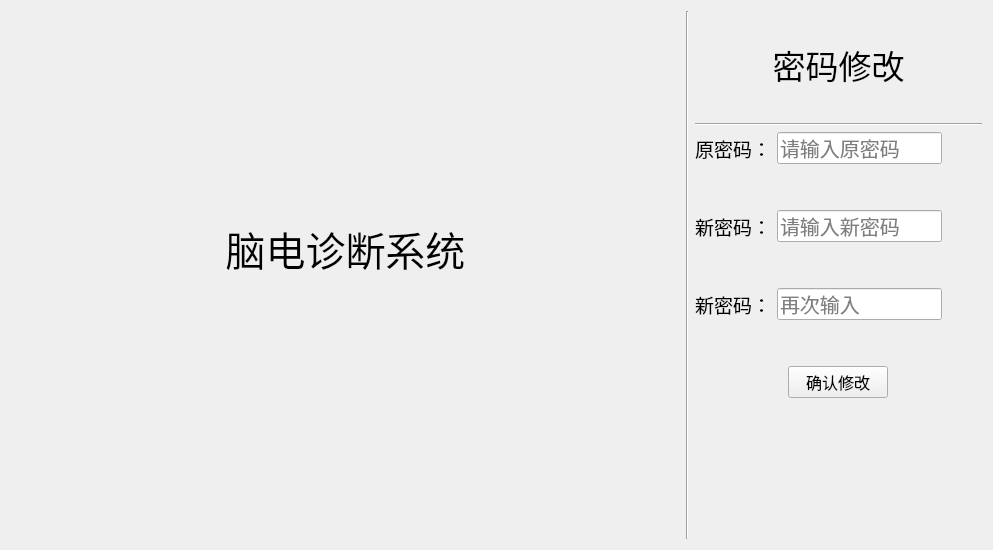
<?xml version="1.0" encoding="UTF-8"?>
<ui version="4.0">
 <class>Form</class>
 <widget class="QWidget" name="Form">
  <property name="geometry">
   <rect>
    <x>0</x>
    <y>0</y>
    <width>993</width>
    <height>550</height>
   </rect>
  </property>
  <property name="windowTitle">
   <string>Form</string>
  </property>
  <layout class="QHBoxLayout" name="horizontalLayout" stretch="7,0,3">
   <item>
    <layout class="QVBoxLayout" name="verticalLayout_3" stretch="4,0,5">
     <item>
      <spacer name="verticalSpacer">
       <property name="orientation">
        <enum>Qt::Vertical</enum>
       </property>
       <property name="sizeHint" stdset="0">
        <size>
         <width>20</width>
         <height>40</height>
        </size>
       </property>
      </spacer>
     </item>
     <item>
      <layout class="QHBoxLayout" name="horizontalLayout_3">
       <item>
        <widget class="QLabel" name="label_3">
         <property name="font">
          <font>
           <pointsize>30</pointsize>
          </font>
         </property>
         <property name="text">
          <string>脑电诊断系统</string>
         </property>
         <property name="textFormat">
          <enum>Qt::MarkdownText</enum>
         </property>
         <property name="alignment">
          <set>Qt::AlignCenter</set>
         </property>
        </widget>
       </item>
      </layout>
     </item>
     <item>
      <spacer name="verticalSpacer_2">
       <property name="orientation">
        <enum>Qt::Vertical</enum>
       </property>
       <property name="sizeHint" stdset="0">
        <size>
         <width>20</width>
         <height>40</height>
        </size>
       </property>
      </spacer>
     </item>
    </layout>
   </item>
   <item>
    <widget class="Line" name="line">
     <property name="orientation">
      <enum>Qt::Vertical</enum>
     </property>
    </widget>
   </item>
   <item>
    <layout class="QVBoxLayout" name="verticalLayout_2" stretch="3,1,0,0,0,0,0,0,0,4">
     <item>
      <widget class="QLabel" name="label_4">
       <property name="font">
        <font>
         <pointsize>25</pointsize>
        </font>
       </property>
       <property name="text">
        <string>密码修改</string>
       </property>
       <property name="alignment">
        <set>Qt::AlignCenter</set>
       </property>
      </widget>
     </item>
     <item>
      <widget class="Line" name="line_2">
       <property name="orientation">
        <enum>Qt::Horizontal</enum>
       </property>
      </widget>
     </item>
     <item>
      <layout class="QHBoxLayout" name="horizontalLayout_4" stretch="1,9,0">
       <item>
        <widget class="QLabel" name="label">
         <property name="font">
          <font>
           <family>Arial</family>
           <pointsize>14</pointsize>
          </font>
         </property>
         <property name="text">
          <string>原密码：</string>
         </property>
         <property name="margin">
          <number>0</number>
         </property>
        </widget>
       </item>
       <item>
        <widget class="QLineEdit" name="lineEdit">
         <property name="maximumSize">
          <size>
           <width>16777215</width>
           <height>200</height>
          </size>
         </property>
         <property name="font">
          <font>
           <pointsize>15</pointsize>
          </font>
         </property>
         <property name="placeholderText">
          <string>请输入原密码</string>
         </property>
        </widget>
       </item>
       <item>
        <spacer name="horizontalSpacer_4">
         <property name="orientation">
          <enum>Qt::Horizontal</enum>
         </property>
         <property name="sizeHint" stdset="0">
          <size>
           <width>40</width>
           <height>20</height>
          </size>
         </property>
        </spacer>
       </item>
      </layout>
     </item>
     <item>
      <spacer name="verticalSpacer_6">
       <property name="orientation">
        <enum>Qt::Vertical</enum>
       </property>
       <property name="sizeHint" stdset="0">
        <size>
         <width>20</width>
         <height>40</height>
        </size>
       </property>
      </spacer>
     </item>
     <item>
      <layout class="QHBoxLayout" name="horizontalLayout_5" stretch="0,10,0">
       <item>
        <widget class="QLabel" name="label_2">
         <property name="font">
          <font>
           <pointsize>14</pointsize>
          </font>
         </property>
         <property name="text">
          <string>新密码：</string>
         </property>
         <property name="wordWrap">
          <bool>false</bool>
         </property>
        </widget>
       </item>
       <item>
        <widget class="QLineEdit" name="lineEdit_2">
         <property name="maximumSize">
          <size>
           <width>16777215</width>
           <height>100</height>
          </size>
         </property>
         <property name="font">
          <font>
           <pointsize>15</pointsize>
          </font>
         </property>
         <property name="text">
          <string/>
         </property>
         <property name="placeholderText">
          <string>请输入新密码</string>
         </property>
        </widget>
       </item>
       <item>
        <spacer name="horizontalSpacer_5">
         <property name="orientation">
          <enum>Qt::Horizontal</enum>
         </property>
         <property name="sizeHint" stdset="0">
          <size>
           <width>40</width>
           <height>20</height>
          </size>
         </property>
        </spacer>
       </item>
      </layout>
     </item>
     <item>
      <spacer name="verticalSpacer_5">
       <property name="orientation">
        <enum>Qt::Vertical</enum>
       </property>
       <property name="sizeHint" stdset="0">
        <size>
         <width>20</width>
         <height>40</height>
        </size>
       </property>
      </spacer>
     </item>
     <item>
      <layout class="QHBoxLayout" name="horizontalLayout_7" stretch="0,10,0">
       <item>
        <widget class="QLabel" name="label_6">
         <property name="font">
          <font>
           <pointsize>14</pointsize>
          </font>
         </property>
         <property name="text">
          <string>新密码：</string>
         </property>
         <property name="wordWrap">
          <bool>false</bool>
         </property>
        </widget>
       </item>
       <item>
        <widget class="QLineEdit" name="lineEdit_4">
         <property name="maximumSize">
          <size>
           <width>16777215</width>
           <height>100</height>
          </size>
         </property>
         <property name="font">
          <font>
           <pointsize>15</pointsize>
          </font>
         </property>
         <property name="placeholderText">
          <string>再次输入</string>
         </property>
        </widget>
       </item>
       <item>
        <spacer name="horizontalSpacer_7">
         <property name="orientation">
          <enum>Qt::Horizontal</enum>
         </property>
         <property name="sizeHint" stdset="0">
          <size>
           <width>40</width>
           <height>20</height>
          </size>
         </property>
        </spacer>
       </item>
      </layout>
     </item>
     <item>
      <spacer name="verticalSpacer_7">
       <property name="orientation">
        <enum>Qt::Vertical</enum>
       </property>
       <property name="sizeHint" stdset="0">
        <size>
         <width>20</width>
         <height>40</height>
        </size>
       </property>
      </spacer>
     </item>
     <item>
      <layout class="QHBoxLayout" name="horizontalLayout_2" stretch="2">
       <item>
        <widget class="QPushButton" name="pushButton">
         <property name="maximumSize">
          <size>
           <width>100</width>
           <height>16777215</height>
          </size>
         </property>
         <property name="font">
          <font>
           <pointsize>12</pointsize>
          </font>
         </property>
         <property name="text">
          <string>确认修改</string>
         </property>
        </widget>
       </item>
      </layout>
     </item>
     <item>
      <spacer name="verticalSpacer_4">
       <property name="orientation">
        <enum>Qt::Vertical</enum>
       </property>
       <property name="sizeHint" stdset="0">
        <size>
         <width>20</width>
         <height>40</height>
        </size>
       </property>
      </spacer>
     </item>
    </layout>
   </item>
  </layout>
 </widget>
 <resources/>
 <connections/>
</ui>
